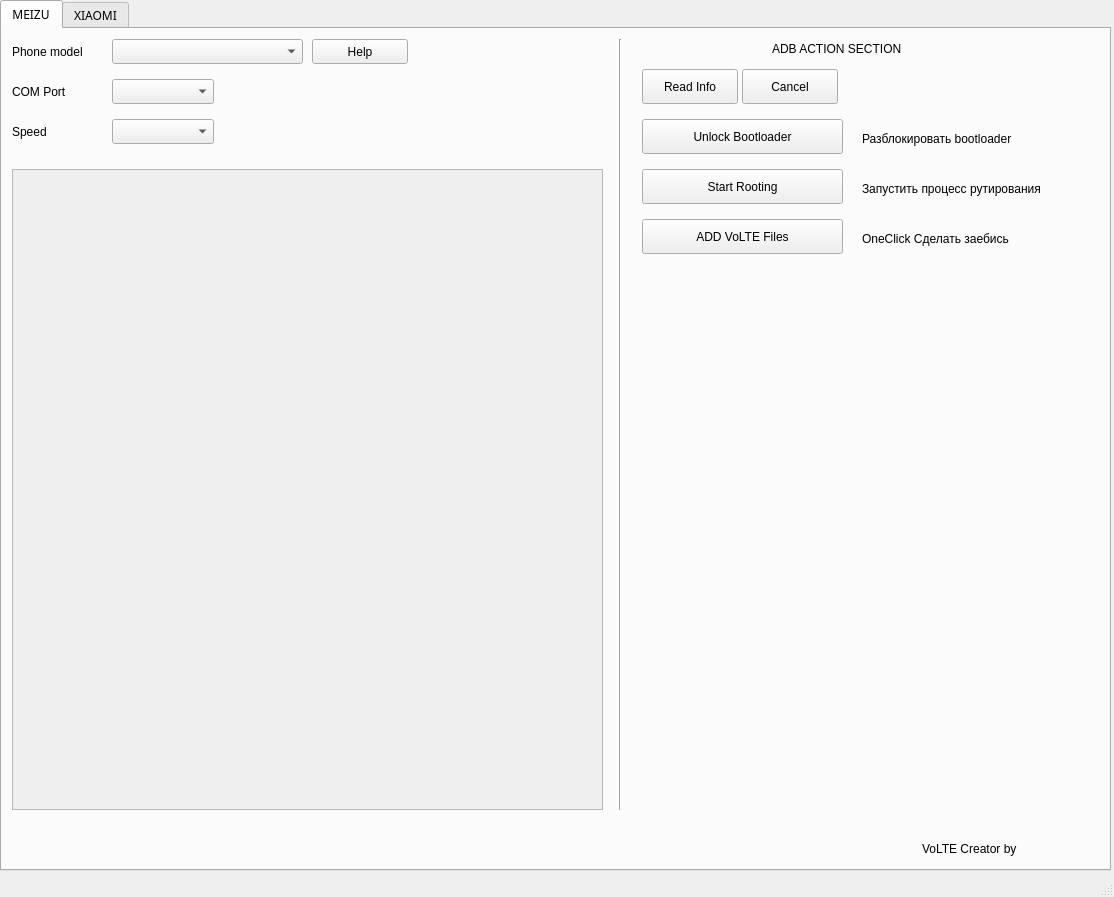
<?xml version="1.0" encoding="UTF-8"?>
<ui version="4.0">
 <class>MainWindow</class>
 <widget class="QMainWindow" name="MainWindow">
  <property name="geometry">
   <rect>
    <x>0</x>
    <y>0</y>
    <width>1114</width>
    <height>897</height>
   </rect>
  </property>
  <property name="minimumSize">
   <size>
    <width>800</width>
    <height>600</height>
   </size>
  </property>
  <property name="windowTitle">
   <string>Make VoLTE</string>
  </property>
  <property name="autoFillBackground">
   <bool>false</bool>
  </property>
  <property name="styleSheet">
   <string notr="true">MainWindow {
background-color: blue;
}</string>
  </property>
  <widget class="QWidget" name="centralwidget">
   <widget class="QTabWidget" name="tabWidget">
    <property name="geometry">
     <rect>
      <x>0</x>
      <y>0</y>
      <width>1111</width>
      <height>871</height>
     </rect>
    </property>
    <property name="font">
     <font>
      <family>PT Sans Narrow</family>
     </font>
    </property>
    <property name="autoFillBackground">
     <bool>false</bool>
    </property>
    <property name="currentIndex">
     <number>0</number>
    </property>
    <widget class="QWidget" name="tab">
     <attribute name="title">
      <string>MEIZU</string>
     </attribute>
     <widget class="QLabel" name="label">
      <property name="geometry">
       <rect>
        <x>10</x>
        <y>10</y>
        <width>101</width>
        <height>25</height>
       </rect>
      </property>
      <property name="text">
       <string>Phone model</string>
      </property>
     </widget>
     <widget class="QComboBox" name="comboBox">
      <property name="geometry">
       <rect>
        <x>110</x>
        <y>10</y>
        <width>191</width>
        <height>25</height>
       </rect>
      </property>
     </widget>
     <widget class="QPushButton" name="pushButton">
      <property name="geometry">
       <rect>
        <x>310</x>
        <y>10</y>
        <width>96</width>
        <height>25</height>
       </rect>
      </property>
      <property name="text">
       <string>Help</string>
      </property>
     </widget>
     <widget class="QComboBox" name="comboBox_2">
      <property name="geometry">
       <rect>
        <x>110</x>
        <y>50</y>
        <width>102</width>
        <height>25</height>
       </rect>
      </property>
     </widget>
     <widget class="QComboBox" name="comboBox_3">
      <property name="geometry">
       <rect>
        <x>110</x>
        <y>90</y>
        <width>102</width>
        <height>25</height>
       </rect>
      </property>
     </widget>
     <widget class="QLabel" name="label_2">
      <property name="geometry">
       <rect>
        <x>10</x>
        <y>50</y>
        <width>67</width>
        <height>25</height>
       </rect>
      </property>
      <property name="text">
       <string>COM Port</string>
      </property>
     </widget>
     <widget class="QLabel" name="label_3">
      <property name="geometry">
       <rect>
        <x>10</x>
        <y>90</y>
        <width>67</width>
        <height>25</height>
       </rect>
      </property>
      <property name="text">
       <string>Speed</string>
      </property>
     </widget>
     <widget class="QScrollArea" name="scrollArea">
      <property name="geometry">
       <rect>
        <x>10</x>
        <y>140</y>
        <width>591</width>
        <height>641</height>
       </rect>
      </property>
      <property name="widgetResizable">
       <bool>true</bool>
      </property>
      <widget class="QWidget" name="scrollAreaWidgetContents">
       <property name="geometry">
        <rect>
         <x>0</x>
         <y>0</y>
         <width>587</width>
         <height>637</height>
        </rect>
       </property>
      </widget>
     </widget>
     <widget class="QPushButton" name="pushButton_2">
      <property name="geometry">
       <rect>
        <x>640</x>
        <y>40</y>
        <width>96</width>
        <height>35</height>
       </rect>
      </property>
      <property name="text">
       <string>Read Info</string>
      </property>
     </widget>
     <widget class="QLabel" name="label_4">
      <property name="geometry">
       <rect>
        <x>770</x>
        <y>10</y>
        <width>161</width>
        <height>19</height>
       </rect>
      </property>
      <property name="text">
       <string>ADB ACTION SECTION</string>
      </property>
     </widget>
     <widget class="QPushButton" name="pushButton_3">
      <property name="geometry">
       <rect>
        <x>740</x>
        <y>40</y>
        <width>96</width>
        <height>35</height>
       </rect>
      </property>
      <property name="text">
       <string>Cancel</string>
      </property>
     </widget>
     <widget class="QPushButton" name="pushButton_4">
      <property name="geometry">
       <rect>
        <x>640</x>
        <y>90</y>
        <width>201</width>
        <height>35</height>
       </rect>
      </property>
      <property name="text">
       <string>Unlock Bootloader</string>
      </property>
     </widget>
     <widget class="Line" name="line_2">
      <property name="geometry">
       <rect>
        <x>610</x>
        <y>10</y>
        <width>16</width>
        <height>771</height>
       </rect>
      </property>
      <property name="orientation">
       <enum>Qt::Vertical</enum>
      </property>
     </widget>
     <widget class="QPushButton" name="pushButton_5">
      <property name="geometry">
       <rect>
        <x>640</x>
        <y>140</y>
        <width>201</width>
        <height>35</height>
       </rect>
      </property>
      <property name="text">
       <string>Start Rooting</string>
      </property>
     </widget>
     <widget class="QPushButton" name="pushButton_6">
      <property name="geometry">
       <rect>
        <x>640</x>
        <y>190</y>
        <width>201</width>
        <height>35</height>
       </rect>
      </property>
      <property name="text">
       <string>ADD VoLTE Files</string>
      </property>
     </widget>
     <widget class="QLabel" name="label_5">
      <property name="geometry">
       <rect>
        <x>920</x>
        <y>810</y>
        <width>171</width>
        <height>20</height>
       </rect>
      </property>
      <property name="text">
       <string>VoLTE Creator by </string>
      </property>
     </widget>
     <widget class="QLabel" name="label_6">
      <property name="geometry">
       <rect>
        <x>860</x>
        <y>200</y>
        <width>221</width>
        <height>19</height>
       </rect>
      </property>
      <property name="text">
       <string>OneClick Сделать заебись</string>
      </property>
     </widget>
     <widget class="QLabel" name="label_7">
      <property name="geometry">
       <rect>
        <x>860</x>
        <y>150</y>
        <width>221</width>
        <height>19</height>
       </rect>
      </property>
      <property name="text">
       <string>Запустить процесс рутирования</string>
      </property>
     </widget>
     <widget class="QLabel" name="label_8">
      <property name="geometry">
       <rect>
        <x>860</x>
        <y>100</y>
        <width>221</width>
        <height>19</height>
       </rect>
      </property>
      <property name="text">
       <string>Разблокировать bootloader</string>
      </property>
     </widget>
    </widget>
    <widget class="QWidget" name="tab_2">
     <attribute name="title">
      <string>XIAOMI</string>
     </attribute>
    </widget>
   </widget>
  </widget>
  <widget class="QStatusBar" name="statusbar"/>
  <action name="actionOpen">
   <property name="text">
    <string>Open</string>
   </property>
  </action>
  <action name="actionSave">
   <property name="text">
    <string>Save</string>
   </property>
  </action>
  <action name="actionExit">
   <property name="text">
    <string>Exit</string>
   </property>
  </action>
 </widget>
 <resources/>
 <connections/>
</ui>
